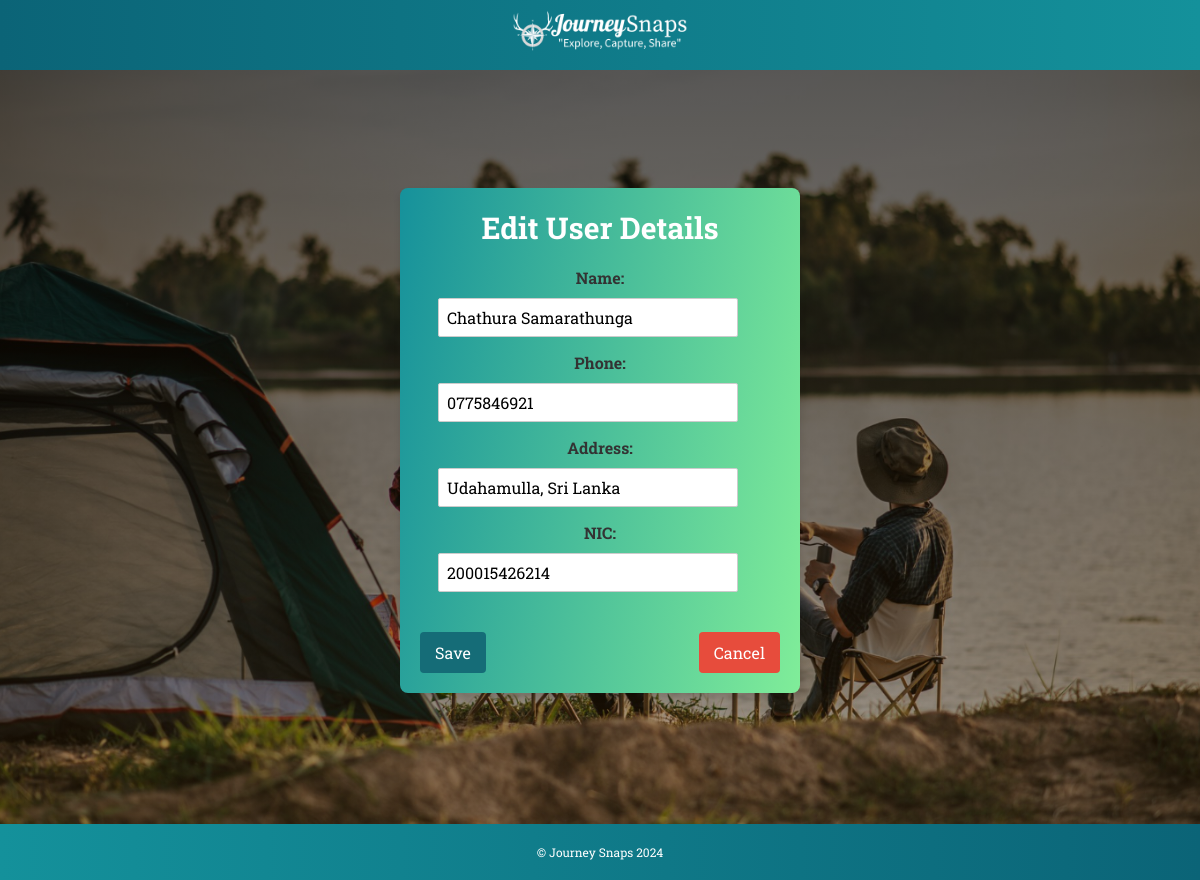
/Admin/editUser.php?email=chathura@gmail.com, run on the app's committed database.
### tables this page shows
CREATE TABLE `users` (
  `userName` varchar(30) NOT NULL,
  `email` varchar(30) NOT NULL,
  `pNumber` varchar(10) NOT NULL,
  `address` varchar(100) NOT NULL,
  `nic` varchar(12) NOT NULL,
  `password` varchar(30) NOT NULL,
  `DPpath` varchar(100) NOT NULL
);

### Admin/editUser.php (the view, shortened to what this page needs)
<?php
include_once "Model/connection.php";
$email = $_GET['email'];
$stmt = $conn->prepare("SELECT * FROM users WHERE email = ?");
$stmt->bind_param("s", $email);
$stmt->execute();
$result = $stmt->get_result();
$user = $result->fetch_assoc();
?>
<!DOCTYPE html>
<html lang="en">
<head>
    <link rel="stylesheet" href="Styles/admin.css">
</head>
<body>
<nav>
    <a href="../index.php">
        <img src="../Images/Logo White.png" alt="Logo">
    </a>
    </nav>
    <main>
        <section class="adminPage">
                <form class="edit-form" method="POST" action="Model/updateUser.php">
                    <h2>Edit User Details</h2>
                    <label for="userName">Name:</label>
                    <input type="text" name="userName" value="<?=$user['userName']?>">
                    <label for="pNumber">Phone:</label>
                    <input type="text" name="pNumber" value="<?=$user['pNumber']?>">
                    <label for="address">Address:</label>
                    <input type="text" name="address" value="<?=$user['address']?>">
                    <label for="nic">NIC:</label>
                    <input type="text" name="nic" value="<?=$user['nic']?>">
                    <div>
                        <button type="submit">Save</button>
                        <button type="button" onclick="location.href='user.php'">Cancel</button>
                    </div>
                </form>
        </section>
    </main>
    <footer>
        <p>&copy; Journey Snaps 2024</p>
    </footer>
</body>
</html>

### Admin/Styles/admin.css (style rules this page uses)
body { background-image: linear-gradient(rgba(0, 0, 0, 0.671), rgba(63, 34, 4, 0.377)), url('../../Images/About.jpg'); background-size: cover; background-repeat: no-repeat; background-position: center; height: auto; margin: 0; padding: 0; }
* { margin: 0; padding: 0; list-style: none; text-decoration: none; box-sizing: border-box; font-family: "Roboto Slab", system-ui; }
nav { height: 70px; background: linear-gradient(to right, #0B6477, #14919B); position: fixed; top: 0; width: 100%; z-index: 1000; display: flex; justify-content: center; align-items: center; padding: 0 20px; }
nav img { width: 200px; cursor: pointer; transition: transform 0.15s ease-in-out; }
.adminPage { margin-top: 40px; margin-bottom: 40px; display: flex; flex-direction: column; justify-content: center; align-items: center; padding: 50px; min-height: 100vh; text-align: center; color: #ddd; }
.adminPage h2 { font-size: 2.5em; margin-bottom: 15px; color: white; }
.adminPage button { padding: 10px 20px; font-size: 1em; background-color: #0B6477; color: white; border: none; cursor: pointer; border-radius: 5px; margin-top: 10px; }
footer { background: linear-gradient(to left, #0B6477, #14919B); font-size: 12px; color: #fff; text-align: center; padding: 20px; position: fixed; bottom: 0; width: 100%; }
input { display: block; margin: 10px 0; padding: 10px; width: 90%; max-width: 300px; }
form input { margin-left: 5%; }
form { display: flex; flex-direction: column; font-weight: bold; }
input[type="text"] { padding: 10px; margin-bottom: 15px; border: 1px solid #ccc; border-radius: 4px; font-size: 14px; }
.edit-form { display: flex; flex-direction: column; width: 400px; margin: 0 auto; padding: 20px; background: linear-gradient(100deg, #16919B, #80ED99); border-radius: 8px; box-shadow: 0px 4px 6px rgba(0, 0, 0, 0.1); }
.edit-form label { font-weight: bold; color: #333; align-items: center; }
.edit-form input[type="text"] { width: 100%; padding: 8px; border: 1px solid #ccc; border-radius: 2px; font-size: 16px; align-items: center; }
.edit-form button[type="submit"], .edit-form button[type="button"] { padding: 10px 15px; margin-top: 5PX; border: none; background-color: #156c77; color: white; font-size: 16px; border-radius: 4px; cursor: pointer; transition: background-color 0.3s ease; }
.edit-form button[type="button"] { background-color: #e74c3c; }
.edit-form div { display: flex; justify-content: space-between; margin-top: 20px; }
.edit-form h2 { text-align: center; margin-bottom: 20px; color: #333; font-size: 30px; }
.adminPage h2 { text-align: center; margin-bottom: 20px; color: #ffffff; font-size: 30px; }

### data on the page
users: userName "Chathura Samarathunga", pNumber "0775846921", address "Udahamulla, Sri Lanka", nic "200015426214"
